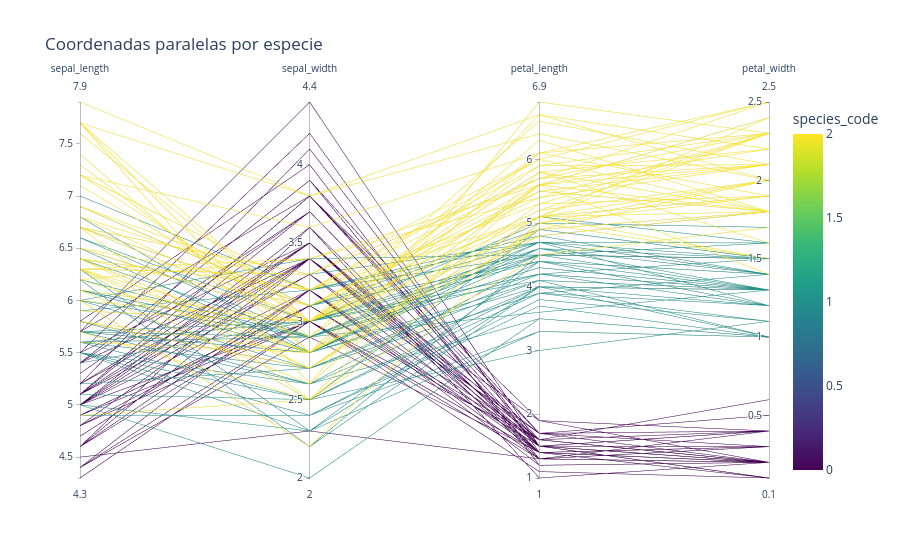

The notebook cell saved with this chart:
### Code cell
dfp = df.copy()
dfp["species_code"] = LabelEncoder().fit_transform(dfp["species"])
fig = px.parallel_coordinates(dfp, dimensions=feats, color="species_code",
                              color_continuous_scale=px.colors.sequential.Viridis,
                              title="Coordenadas paralelas por especie")
fig

### Figure 1 — Plotly figure (JSON) as saved in the notebook; plotly's stock layout.template omitted (floating-point values rounded to 4 significant figures; data arrays with more than 128 entries replaced by an {"elided": "..."} marker saying what was removed)
{"data": [{"dimensions": [{"label": "sepal_length", "values": {"elided": "150 float values"}}, {"label": "sepal_width", "values": {"elided": "150 float values"}}, {"label": "petal_length", "values": {"elided": "150 float values"}}, {"label": "petal_width", "values": {"elided": "150 float values"}}], "domain": {"x": [0.0, 1.0], "y": [0.0, 1.0]}, "line": {"color": {"elided": "150 int values"}, "coloraxis": "coloraxis"}, "name": "", "type": "parcoords"}], "layout": {"coloraxis": {"autocolorscale": false, "colorbar": {"title": {"text": "species_code"}}, "colorscale": [[0.0, "#440154"], [0.1111, "#482878"], [0.2222, "#3e4989"], [0.3333, "#31688e"], [0.4444, "#26828e"], [0.5556, "#1f9e89"], [0.6667, "#35b779"], [0.7778, "#6ece58"], [0.8889, "#b5de2b"], [1.0, "#fde725"]]}, "legend": {"tracegroupgap": 0}, "title": {"text": "Coordenadas paralelas por especie"}}}
